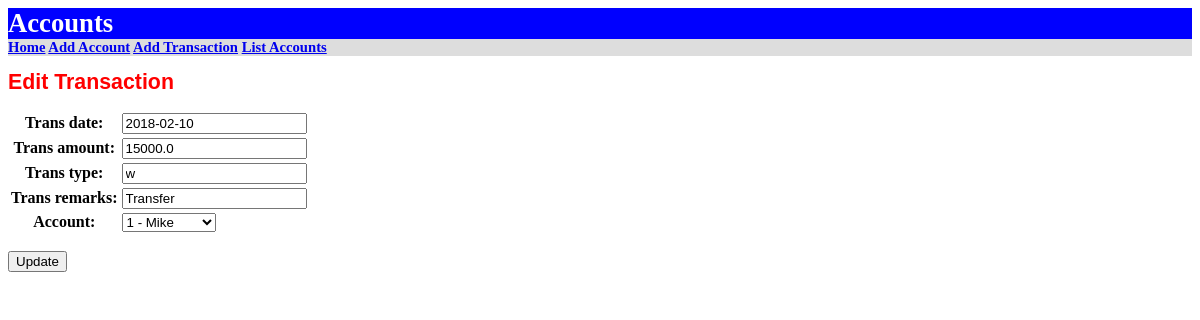
/demo/edit_trans/3, run on an earlier commit of the app's database.
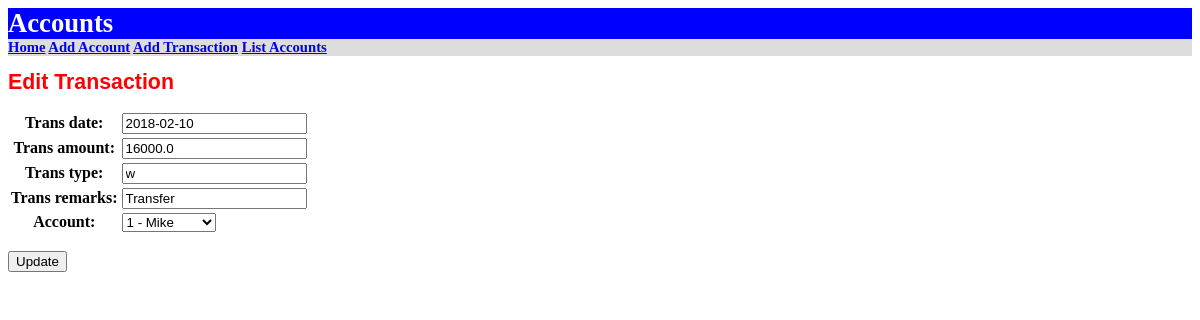
And on a later commit of the database.
### demo/models.py (models this page shows, shortened)
class Transaction(models.Model):
    id = models.IntegerField(primary_key=True)
    trans_amount = models.FloatField()
    trans_date = models.DateField()
    trans_type = models.CharField(max_length=1)
    trans_remarks = models.CharField(null=True, max_length=50)
    account = models.ForeignKey(Account, on_delete=models.CASCADE)

### demo/accountviews.py (the view)
# urls.py: path('edit_trans/<int:id>', demo.accountviews.edit_trans,
def edit_trans(request, id):
    message = ""
    trans = Transaction.objects.get(pk=id)
    if request.method == "POST":
        f = AddTransactionForm(request.POST, instance=trans)
        if f.is_valid():
            f.save()  # Save to table and commit
            message = "Update Transactions Successfully!"
    else:
        f = AddTransactionForm(instance=trans)
    return render(request, 'demo/edit_trans.html', {'form': f, 'message': message})

### demo/forms.py
class AddTransactionForm(forms.ModelForm):
    class Meta:
        model = Transaction
        fields = ['trans_date', 'trans_amount',
                  'trans_type', 'trans_remarks' , 'account']

### demo/models.py (called while the page is built)
    def __str__(self):
        return str(self.id) + " - " + self.customer

### demo/templates/demo/edit_trans.html (shortened to what this page needs)
{% extends 'demo/master.html' %}
{% block content %}
<h1>Edit Transaction</h1>
<form method="post" action="">
    <table>
        {{ form }}
    </table>
    <input type="submit" value="Update"/>
</form>
{% endblock %}

What changed in the data, as far as the page shows it:
changed Transaction "Transfer": trans_amount "15000.0" → "16000.0"
